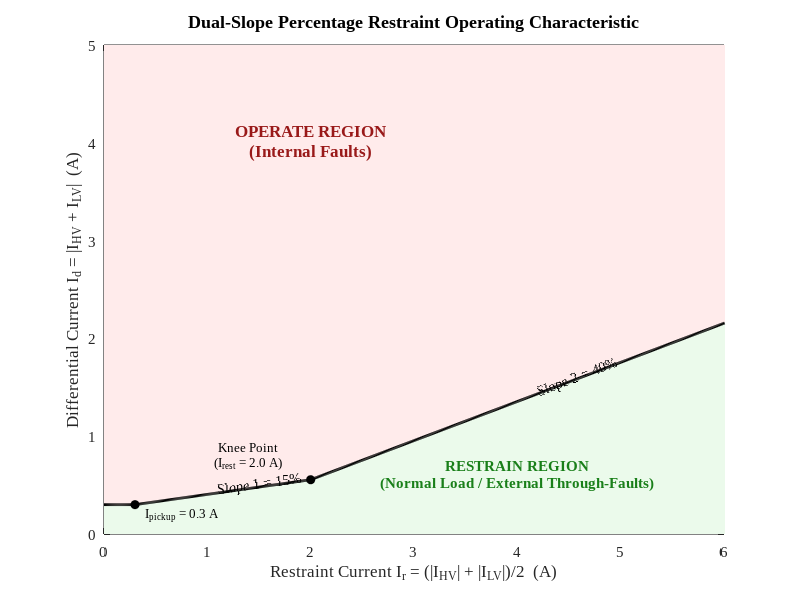

Source code (MATLAB):
%% plot_percentage_restraint_slope.m
% Generates publication-grade Figure 3.1: Dual-Slope Percentage Restraint
% operate/restrain characteristic of the differential relay.

clear; close all; clc;

% Figure setup (Times New Roman, single column width)
fig = figure('Color','w','Units','inches','Position',[1 1 7.0 5.2]);
ax = axes(fig, 'FontName','Times New Roman','FontSize',11);
hold(ax, 'on'); grid(ax, 'on'); box(ax, 'on');

% Parameters
I_pickup = 0.3;   % Minimum pickup current (A)
I_knee1  = 2.0;   % First knee point (A)
S1       = 0.15;  % Slope 1 (15%)
S2       = 0.40;  % Slope 2 (40%)

% Compute Operating Boundary
Ir = 0:0.01:6.5;
Id_thresh = zeros(size(Ir));

for i = 1:numel(Ir)
    if Ir(i) < I_pickup
        Id_thresh(i) = I_pickup;
    elseif Ir(i) < I_knee1
        Id_thresh(i) = I_pickup + S1 * (Ir(i) - I_pickup);
    else
        Id_thresh(i) = I_pickup + S1 * (I_knee1 - I_pickup) + S2 * (Ir(i) - I_knee1);
    end
end

% Shading regions
fill_x = [0, Ir, 6.5, 0];
fill_y = [7.0, Id_thresh, 7.0, 7.0];
h_op = fill(fill_x, fill_y, [1.0 0.92 0.92], 'EdgeColor','none', 'DisplayName','Operate Region (Trip)');

fill_x2 = [0, Ir, 6.5, 6.5, 0];
fill_y2 = [0, Id_thresh, Id_thresh(end), 0, 0];
h_rest = fill(fill_x2, fill_y2, [0.92 0.98 0.92], 'EdgeColor','none', 'DisplayName','Restrain Region (Block)');

% Plot Boundary Line
h_bound = plot(Ir, Id_thresh, 'k-', 'LineWidth', 2.0, 'DisplayName','Operating Boundary');

% Plot Knee Points and settings
plot(I_pickup, I_pickup, 'ko', 'MarkerFaceColor','k', 'MarkerSize',6);
plot(I_knee1, Id_thresh(Ir == I_knee1), 'ko', 'MarkerFaceColor','k', 'MarkerSize',6);

% Annotate settings
text(I_pickup + 0.1, I_pickup - 0.1, 'I_{pickup} = 0.3 A', 'FontName','Times New Roman','FontSize',9.5);
text(I_knee1 - 0.6, Id_thresh(Ir == I_knee1) + 0.25, {'Knee Point', '(I_{rest} = 2.0 A)'}, ...
     'FontName','Times New Roman','FontSize',9.5, 'HorizontalAlignment','center');

% Slopes
text(1.1, 0.45, 'Slope 1 = 15%', 'FontName','Times New Roman','FontSize',10, 'Rotation',8);
text(4.2, 1.45, 'Slope 2 = 40%', 'FontName','Times New Roman','FontSize',10, 'Rotation',21);

% Region Text Labels
text(2.0, 4.0, {'OPERATE REGION', '(Internal Faults)'}, 'FontName','Times New Roman','FontSize',12, ...
     'FontWeight','bold','Color',[0.6 0.1 0.1], 'HorizontalAlignment','center');
text(4.0, 0.6, {'RESTRAIN REGION', '(Normal Load / External Through-Faults)'}, 'FontName','Times New Roman','FontSize',11, ...
     'FontWeight','bold','Color',[0.1 0.5 0.1], 'HorizontalAlignment','center');

% Labels and Limits
xlabel('Restraint Current I_r = (|I_{HV}| + |I_{LV}|)/2  (A)', 'FontName','Times New Roman','FontSize',12);
ylabel('Differential Current I_d = |I_{HV} + I_{LV}|  (A)', 'FontName','Times New Roman','FontSize',12);
xlim([0 6.0]);
ylim([0 5.0]);

% Title
title('Dual-Slope Percentage Restraint Operating Characteristic', 'FontName','Times New Roman','FontSize',13,'FontWeight','bold');

% Save output
outPath = fullfile(pwd, 'figures', 'restraint_slope_characteristic.png');
exportgraphics(fig, outPath, 'Resolution', 300);
close(fig);
fprintf('Successfully generated: %s\n', outPath);
